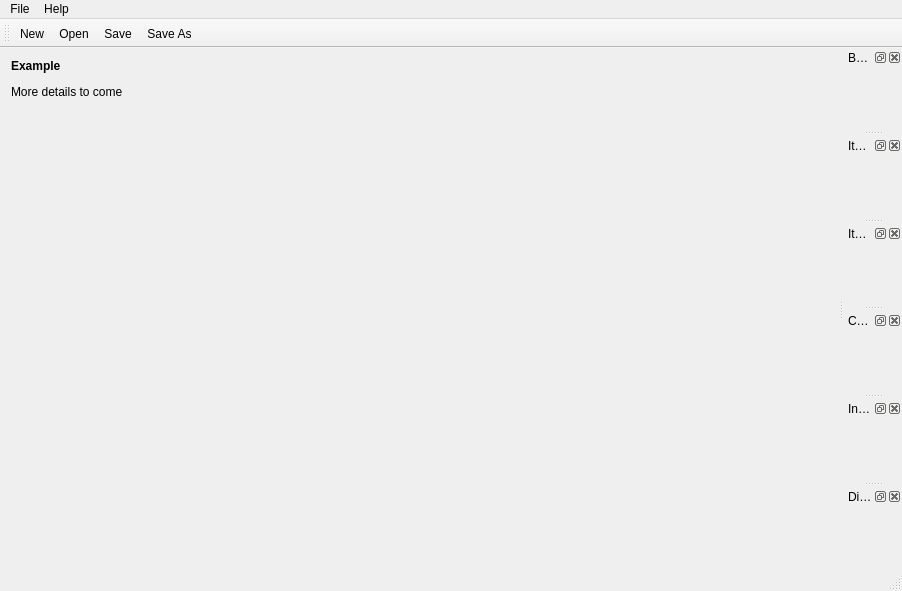
<?xml version="1.0" encoding="UTF-8"?>
<ui version="4.0">
 <class>MainWindow</class>
 <widget class="QMainWindow" name="MainWindow">
  <property name="geometry">
   <rect>
    <x>0</x>
    <y>0</y>
    <width>902</width>
    <height>591</height>
   </rect>
  </property>
  <property name="windowTitle">
   <string>MainWindow</string>
  </property>
  <property name="dockNestingEnabled">
   <bool>true</bool>
  </property>
  <widget class="QWidget" name="centralWidget">
   <layout class="QGridLayout" name="gridLayout">
    <item row="0" column="0">
     <widget class="QLabel" name="label">
      <property name="minimumSize">
       <size>
        <width>300</width>
        <height>0</height>
       </size>
      </property>
      <property name="text">
       <string>&lt;html&gt;&lt;head/&gt;&lt;body&gt;&lt;p&gt;&lt;span style=&quot; font-weight:600;&quot;&gt;Example&lt;/span&gt;&lt;/p&gt;&lt;p&gt;More details to come&lt;/p&gt;&lt;/body&gt;&lt;/html&gt;</string>
      </property>
      <property name="alignment">
       <set>Qt::AlignLeading|Qt::AlignLeft|Qt::AlignTop</set>
      </property>
     </widget>
    </item>
   </layout>
  </widget>
  <widget class="QMenuBar" name="menuBar">
   <property name="geometry">
    <rect>
     <x>0</x>
     <y>0</y>
     <width>902</width>
     <height>22</height>
    </rect>
   </property>
   <widget class="QMenu" name="menuFile">
    <property name="title">
     <string>File</string>
    </property>
    <addaction name="actionNew"/>
    <addaction name="actionOpen"/>
    <addaction name="actionSave"/>
    <addaction name="actionSave_As"/>
    <addaction name="actionExit"/>
   </widget>
   <widget class="QMenu" name="menuHelp">
    <property name="title">
     <string>Help</string>
    </property>
    <addaction name="actionAbout"/>
   </widget>
   <addaction name="menuFile"/>
   <addaction name="menuHelp"/>
  </widget>
  <widget class="QToolBar" name="mainToolBar">
   <attribute name="toolBarArea">
    <enum>TopToolBarArea</enum>
   </attribute>
   <attribute name="toolBarBreak">
    <bool>false</bool>
   </attribute>
   <addaction name="actionNew"/>
   <addaction name="actionOpen"/>
   <addaction name="actionSave"/>
   <addaction name="actionSave_As"/>
  </widget>
  <widget class="QStatusBar" name="statusBar"/>
  <widget class="QDockWidget" name="dockWidgetButtons">
   <property name="floating">
    <bool>false</bool>
   </property>
   <property name="windowTitle">
    <string>Buttons</string>
   </property>
   <attribute name="dockWidgetArea">
    <number>2</number>
   </attribute>
   <widget class="QWidget" name="dockWidgetContents"/>
  </widget>
  <widget class="QDockWidget" name="dockWidgetItemViews">
   <property name="floating">
    <bool>false</bool>
   </property>
   <property name="windowTitle">
    <string>Item Views</string>
   </property>
   <attribute name="dockWidgetArea">
    <number>2</number>
   </attribute>
   <widget class="QWidget" name="dockWidgetContents_2"/>
  </widget>
  <widget class="QDockWidget" name="dockWidgetItemWidgets">
   <property name="windowTitle">
    <string>Item Widgets</string>
   </property>
   <attribute name="dockWidgetArea">
    <number>2</number>
   </attribute>
   <widget class="QWidget" name="dockWidgetContents_3"/>
  </widget>
  <widget class="QDockWidget" name="dockWidgetContainers">
   <property name="windowTitle">
    <string>Containers</string>
   </property>
   <attribute name="dockWidgetArea">
    <number>2</number>
   </attribute>
   <widget class="QWidget" name="dockWidgetContents_4"/>
  </widget>
  <widget class="QDockWidget" name="dockWidgetInputWidgets">
   <property name="windowTitle">
    <string>Input Widgets</string>
   </property>
   <attribute name="dockWidgetArea">
    <number>2</number>
   </attribute>
   <widget class="QWidget" name="dockWidgetContents_5"/>
  </widget>
  <widget class="QDockWidget" name="dockWidgetDisplayWidgets">
   <property name="windowTitle">
    <string>Display Widgets</string>
   </property>
   <attribute name="dockWidgetArea">
    <number>2</number>
   </attribute>
   <widget class="QWidget" name="dockWidgetContents_7"/>
  </widget>
  <action name="actionAbout">
   <property name="text">
    <string>About</string>
   </property>
  </action>
  <action name="actionNew">
   <property name="text">
    <string>New ...</string>
   </property>
  </action>
  <action name="actionOpen">
   <property name="text">
    <string>Open ...</string>
   </property>
  </action>
  <action name="actionSave">
   <property name="text">
    <string>Save</string>
   </property>
  </action>
  <action name="actionSave_As">
   <property name="text">
    <string>Save As ...</string>
   </property>
  </action>
  <action name="actionExit">
   <property name="text">
    <string>Exit</string>
   </property>
  </action>
 </widget>
 <layoutdefault spacing="6" margin="11"/>
 <resources/>
 <connections/>
</ui>
